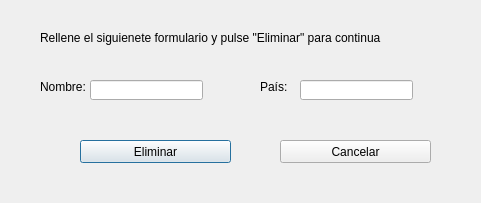
<?xml version="1.0" encoding="UTF-8"?>
<ui version="4.0">
 <class>ventanaEliminacion</class>
 <widget class="QDialog" name="ventanaEliminacion">
  <property name="geometry">
   <rect>
    <x>0</x>
    <y>0</y>
    <width>481</width>
    <height>203</height>
   </rect>
  </property>
  <property name="windowTitle">
   <string>Dialog</string>
  </property>
  <widget class="QLabel" name="label">
   <property name="geometry">
    <rect>
     <x>40</x>
     <y>30</y>
     <width>341</width>
     <height>16</height>
    </rect>
   </property>
   <property name="text">
    <string>Rellene el siguienete formulario y pulse &quot;Eliminar&quot; para continuar</string>
   </property>
  </widget>
  <widget class="QLabel" name="label_2">
   <property name="geometry">
    <rect>
     <x>40</x>
     <y>80</y>
     <width>47</width>
     <height>13</height>
    </rect>
   </property>
   <property name="text">
    <string>Nombre:</string>
   </property>
  </widget>
  <widget class="QLabel" name="label_3">
   <property name="geometry">
    <rect>
     <x>260</x>
     <y>80</y>
     <width>47</width>
     <height>13</height>
    </rect>
   </property>
   <property name="text">
    <string>País:</string>
   </property>
  </widget>
  <widget class="QLineEdit" name="editNombre">
   <property name="geometry">
    <rect>
     <x>90</x>
     <y>80</y>
     <width>113</width>
     <height>20</height>
    </rect>
   </property>
  </widget>
  <widget class="QLineEdit" name="editPais">
   <property name="geometry">
    <rect>
     <x>300</x>
     <y>80</y>
     <width>113</width>
     <height>20</height>
    </rect>
   </property>
  </widget>
  <widget class="QPushButton" name="pushButton">
   <property name="geometry">
    <rect>
     <x>80</x>
     <y>140</y>
     <width>151</width>
     <height>23</height>
    </rect>
   </property>
   <property name="text">
    <string>Eliminar</string>
   </property>
  </widget>
  <widget class="QPushButton" name="pushButton_2">
   <property name="geometry">
    <rect>
     <x>280</x>
     <y>140</y>
     <width>151</width>
     <height>23</height>
    </rect>
   </property>
   <property name="text">
    <string>Cancelar</string>
   </property>
  </widget>
 </widget>
 <resources/>
 <connections/>
</ui>
